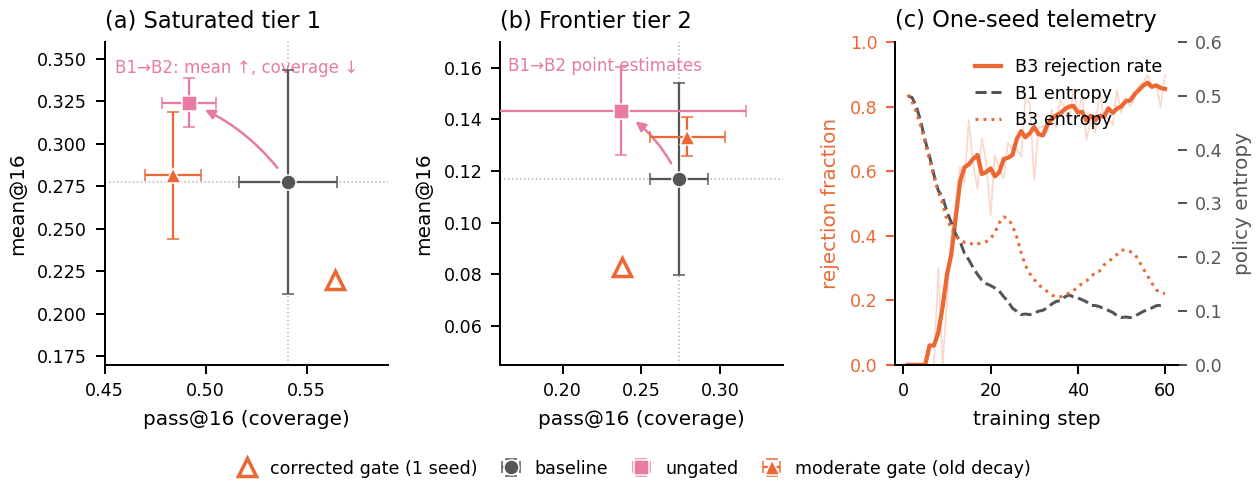

The Python source for this figure:
#!/usr/bin/env python
"""Figure 7 — Countdown sharpening and preliminary gate evidence.

Panels (a) and (b) show the three-seed endpoints for tiers 1 and 2.
The corrected strong-gate endpoint is a hollow marker without an error bar
because only one seed is available. Panel (c) shows one B3 run's rejection
rate together with B1/B3 entropy telemetry; it is mechanistic evidence, not
an independent replication or a gate-strength sweep.
"""
import json
import os

import matplotlib

matplotlib.use("Agg")
import matplotlib.pyplot as plt
import numpy as np

HERE = os.path.dirname(os.path.abspath(__file__))
DATA = os.path.join(HERE, "data")

GRAY = "#555555"
MAGENTA = "#e87ba4"
ORANGE = "#eb6834"

plt.rcParams.update({
    "font.size": 8,
    "axes.titlesize": 9,
    "axes.labelsize": 8,
    "xtick.labelsize": 7,
    "ytick.labelsize": 7,
    "legend.fontsize": 7,
    "axes.spines.top": False,
    "axes.spines.right": False,
    "axes.linewidth": 0.8,
    "pdf.fonttype": 42,
    "ps.fonttype": 42,
})

with open(os.path.join(DATA, "b_cells_dynamics.json"), encoding="utf-8") as f:
    dyn = json.load(f)
with open(os.path.join(DATA, "b_scoreboard_3seed.json"), encoding="utf-8") as f:
    sb = json.load(f)
with open(os.path.join(DATA, "corrected_gate_single_seed.json"),
          encoding="utf-8") as f:
    corrected_gate = json.load(f)


def as_nan(values):
    """Keep missing telemetry missing rather than inventing an endpoint."""
    return np.asarray([np.nan if v is None else v for v in values], float)


def smooth(values, width=5):
    """NaN-aware centered moving average."""
    kernel = np.ones(width)
    finite = np.isfinite(values)
    numerator = np.convolve(np.where(finite, values, 0.0), kernel, mode="same")
    denominator = np.convolve(finite.astype(float), kernel, mode="same")
    return np.divide(numerator, denominator, out=np.full_like(numerator, np.nan),
                     where=denominator > 0)


def endpoint_panel(ax, tier, corrected, title):
    """Plot coverage versus mean for B1/B2/B3 and one corrected endpoint."""
    arms = [
        ("B1", "baseline", GRAY, "o"),
        ("B2", "ungated", MAGENTA, "s"),
        ("B3", "moderate gate (old decay)", ORANGE, "^"),
    ]
    points = {}
    for key, label, color, marker in arms:
        row = sb[f"{key}_{tier}"]
        mean, mean_sd, coverage, coverage_sd = row
        points[key] = (coverage, mean)
        ax.errorbar(
            coverage, mean, xerr=coverage_sd, yerr=mean_sd,
            fmt=marker, ms=6, color=color, mfc=color, mec="white", mew=0.6,
            ecolor=color, capsize=2.2, elinewidth=0.9, capthick=0.9,
            label=label, zorder=4)

    # This line highlights only the replicated B1-to-B2 sharpening contrast.
    ax.annotate(
        "", xy=points["B2"], xytext=points["B1"],
        arrowprops=dict(arrowstyle="-|>", color=MAGENTA, lw=1.0,
                        shrinkA=7, shrinkB=7,
                        connectionstyle="arc3,rad=0.15"), zorder=3)
    ax.plot(
        corrected[1], corrected[0], marker="^", ms=7, mfc="white",
        mec=ORANGE, mew=1.4, ls="none", label="corrected gate (1 seed)",
        zorder=5)
    ax.axhline(points["B1"][1], color=GRAY, lw=0.6, ls=":", alpha=0.45)
    ax.axvline(points["B1"][0], color=GRAY, lw=0.6, ls=":", alpha=0.45)
    ax.set_xlabel("pass@16 (coverage)")
    ax.set_ylabel("mean@16")
    ax.set_title(title, loc="left")


fig, (axa, axb, axc) = plt.subplots(1, 3, figsize=(7.0, 2.7))

# Corrected strong-gate endpoints are (mean, pass@16), one seed each.
t1_corrected = corrected_gate["tiers"]["t1"]
t2_corrected = corrected_gate["tiers"]["t2"]
endpoint_panel(
    axa, "t1",
    corrected=(t1_corrected["mean_at_16"], t1_corrected["pass_at_16"]),
    title="(a) Saturated tier 1")
endpoint_panel(
    axb, "t2",
    corrected=(t2_corrected["mean_at_16"], t2_corrected["pass_at_16"]),
    title="(b) Frontier tier 2")

axa.set_xlim(0.45, 0.59)
axa.set_ylim(0.17, 0.36)
axb.set_xlim(0.16, 0.34)
axb.set_ylim(0.045, 0.17)
axa.text(0.455, 0.350, "B1→B2: mean ↑, coverage ↓", color=MAGENTA,
         fontsize=6.7, ha="left", va="top")
axb.text(0.165, 0.164, "B1→B2 point estimates", color=MAGENTA,
         fontsize=6.7, ha="left", va="top")

# One-run telemetry. The second y-axis is explicit to avoid equating entropy
# units with rejection fractions.
steps = np.asarray(dyn["B3"]["steps"], float)
gate = as_nan(dyn["B3"]["gate_rejection_rate"])
axc.plot(steps, gate, color=ORANGE, alpha=0.25, lw=0.7)
axc.plot(steps, smooth(gate), color=ORANGE, lw=1.7,
         label="B3 rejection rate")
axc.set_xlabel("training step")
axc.set_ylabel("rejection fraction", color=ORANGE)
axc.tick_params(axis="y", colors=ORANGE)
axc.set_ylim(0, 1.0)
axc.set_title("(c) One-seed telemetry", loc="left")

axe = axc.twinx()
axe.spines["top"].set_visible(False)
for key, color, ls, label in (
        ("B1", GRAY, "--", "B1 entropy"),
        ("B3", ORANGE, ":", "B3 entropy")):
    entropy = np.asarray(dyn[key]["entropy"], float)
    axe.plot(np.asarray(dyn[key]["steps"], float), smooth(entropy),
             color=color, ls=ls, lw=1.2, label=label)
axe.set_ylabel("policy entropy", color=GRAY)
axe.tick_params(axis="y", colors=GRAY)
axe.set_ylim(0, 0.6)

handles1, labels1 = axc.get_legend_handles_labels()
handles2, labels2 = axe.get_legend_handles_labels()
axc.legend(handles1 + handles2, labels1 + labels2, frameon=False,
           loc="upper right", handlelength=1.5)

# A shared legend defines endpoint markers once; no line joins the gate
# settings because these observations do not establish a dose response.
handles, labels = axa.get_legend_handles_labels()
fig.legend(handles, labels, frameon=False, ncol=4, loc="lower center",
           bbox_to_anchor=(0.5, -0.015), handletextpad=0.35, columnspacing=0.9)

fig.tight_layout(rect=(0, 0.10, 1, 1), pad=0.45, w_pad=1.4)
fig.savefig(os.path.join(HERE, "fig7_sharpening.pdf"))
fig.savefig(os.path.join(HERE, "fig7_sharpening.png"), dpi=180)

print("wrote fig7_sharpening.pdf / .png")
for tier in ("t1", "t2"):
    print(f"{tier} endpoints [mean, sd, pass@16, sd]")
    for key in ("B1", "B2", "B3"):
        print(f"  {key}: {sb[f'{key}_{tier}']}")
print("corrected gate (one seed): "
      f"t1 mean/pass={t1_corrected['mean_at_16']:.3f}/"
      f"{t1_corrected['pass_at_16']:.3f}; "
      f"t2 mean/pass={t2_corrected['mean_at_16']:.3f}/"
      f"{t2_corrected['pass_at_16']:.3f}")
